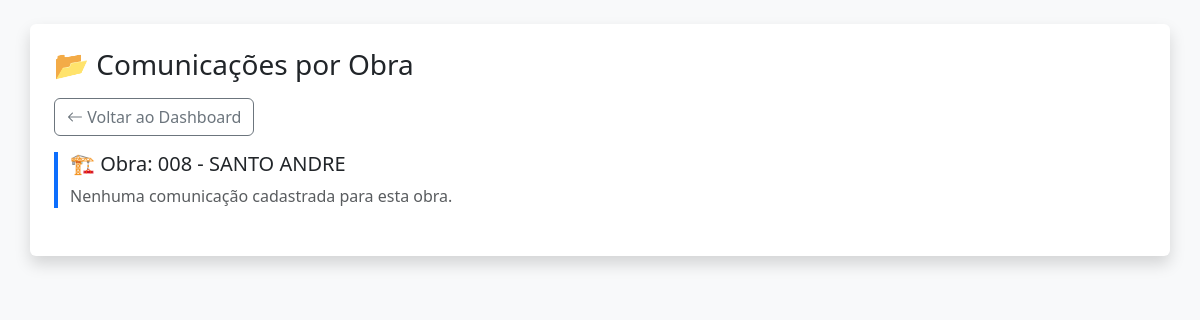
/comunicacoes (signed in), run on an earlier commit of the app's database.
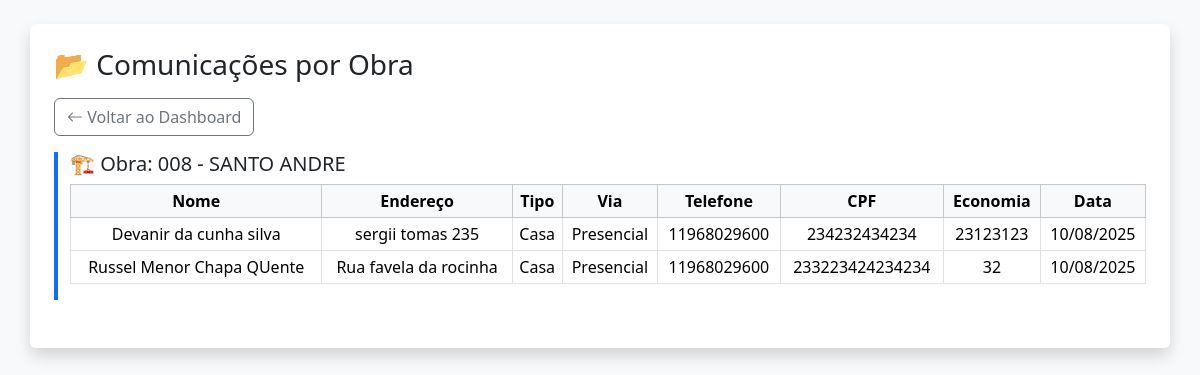
And on a later commit of the database.
### app/models.py (models this page shows)
class Obra(db.Model):
    id = db.Column(db.Integer, primary_key=True)
    nome = db.Column(db.String(100), nullable=False)
    descricao = db.Column(db.Text)
    endereco = db.Column(db.String(255))
    responsavel = db.Column(db.String(100))
    data_inicio = db.Column(db.Date)
    data_fim = db.Column(db.Date)
    criado_em = db.Column(db.DateTime, default=datetime.utcnow)

class ComunicacaoObra(db.Model):
    __tablename__ = 'comunicacao_obra'
    id = db.Column(db.Integer, primary_key=True)
    nome = db.Column(db.String(100), nullable=False)
    cpf = db.Column(db.String(20))
    endereco = db.Column(db.String(255))
    telefone = db.Column(db.String(50))
    bairro = db.Column(db.String(100))
    numero = db.Column(db.String(20))
    comunicado = db.Column(db.String(20))
    economia = db.Column(db.String(50))
    assinatura = db.Column(db.String(100))
    tipo_imovel = db.Column(db.String(200))
    data_envio = db.Column(db.DateTime, default=datetime.utcnow)
    obra_id = db.Column(db.Integer, db.ForeignKey('obra.id', name='fk_comunicacao_obra'))
    obra = db.relationship("Obra", backref="comunicacoes")
    usuario_id = db.Column(db.Integer, db.ForeignKey('user.id', name='fk_usuario_comunicacao'))
    usuario = db.relationship("User", backref="comunicacoes")  # ✅ AQUI
    vistorias = db.relationship("VistoriaImovel", back_populates="comunicacao", cascade="all, delete-orphan")

### app/obras/routes.py (the view)
@obras_bp.route('/comunicacoes', methods=['GET'])
def listar_comunicacoes():
    if 'user_id' not in session:
        return redirect(url_for('auth.login'))
    user = User.query.get(session['user_id'])
    obras = Obra.query.order_by(Obra.nome).all() if user.cargo == 'admin' else Obra.query.filter_by(id=user.obra_id).all()
    return render_template('comunicacoes/comunicacoes_dashboard.html', obras=obras)

### templates/comunicacoes/comunicacoes_dashboard.html (shortened to what this page needs)
<!DOCTYPE html>
<html lang="pt-BR">
  <head>
    <link
      href="https://cdn.jsdelivr.net/npm/bootstrap@5.3.3/dist/css/bootstrap.min.css"
      rel="stylesheet"
    />
    <link
      href="https://cdn.jsdelivr.net/npm/bootstrap-icons@1.10.5/font/bootstrap-icons.css"
      rel="stylesheet"
    />
  </head>
  <body class="bg-light p-3 p-md-4">
    <div class="container bg-white p-4 rounded shadow">
      <div
        class="d-flex flex-column flex-md-row justify-content-between align-items-start align-items-md-center mb-3 gap-2"
      >
        <h3 class="text-center text-md-start mb-0">📂 Comunicações por Obra</h3>
      </div>
      <div class="mb-3">
            <a href="{{ url_for('auth.dashboard') }}" class="btn btn-outline-secondary">
          <i class="bi bi-arrow-left"></i> Voltar ao Dashboard
        </a>
      </div>
      {% for obra in obras %}
      <div class="obra-bloco mb-4" data-obra="{{ obra.nome | lower }}">
        <h5 class="mt-3">🏗️ Obra: {{ obra.nome }}</h5>
        {% if obra.comunicacoes %}
        <div class="table-responsive">
          <table class="table table-bordered table-sm align-middle text-center">
            <thead class="table-light">
              <tr>
                <th>Nome</th>
                <th>Endereço</th>
                <th>Tipo</th>
                <th>Via</th>
                <th>Telefone</th>
                <th>CPF</th>
                <th>Economia</th>
                <th>Data</th>
              </tr>
            </thead>
            <tbody>
              {% for r in obra.comunicacoes %}
              <tr>
                <td>{{ r.nome }}</td>
                <td>{{ r.endereco }}</td>
                <td>{{ r.tipo_imovel }}</td>
                <td>{{ r.comunicado }}</td>
                <td>{{ r.telefone }}</td>
                <td>{{ r.cpf }}</td>
                <td>{{ r.economia }}</td>
                <td>{{ r.data_envio.strftime('%d/%m/%Y') }}</td>
              </tr>
              {% endfor %}
            </tbody>
          </table>
        </div>
        {% else %}
        <p class="text-muted">Nenhuma comunicação cadastrada para esta obra.</p>
        {% endif %}
      </div>
      {% endfor %}
    </div>
  </body>
</html>

### templates/comunicacoes/comunicacoes_dashboard.html (style rules this page uses)
.obra-bloco { border-left: 4px solid #0d6efd; padding-left: 12px; }

What changed in the data, as far as the page shows it:
computed for Obra "008 - SANTO ANDRE": text "Nenhuma comunicação cadastrada para esta obra." → "Nome Endereço Tipo Via Telefone CPF Economia Data"
added ComunicacaoObra: nome "Devanir da cunha silva", endereco "sergii tomas 235", tipo_imovel "Casa", comunicado "Presencial", telefone "11968029600", cpf "234232434234", economia "23123123", data_envio "10/08/2025"
added ComunicacaoObra: nome "Russel Menor Chapa QUente", endereco "Rua favela da rocinha", tipo_imovel "Casa", comunicado "Presencial", telefone "11968029600", cpf "233223424234234", economia "32", data_envio "10/08/2025"
